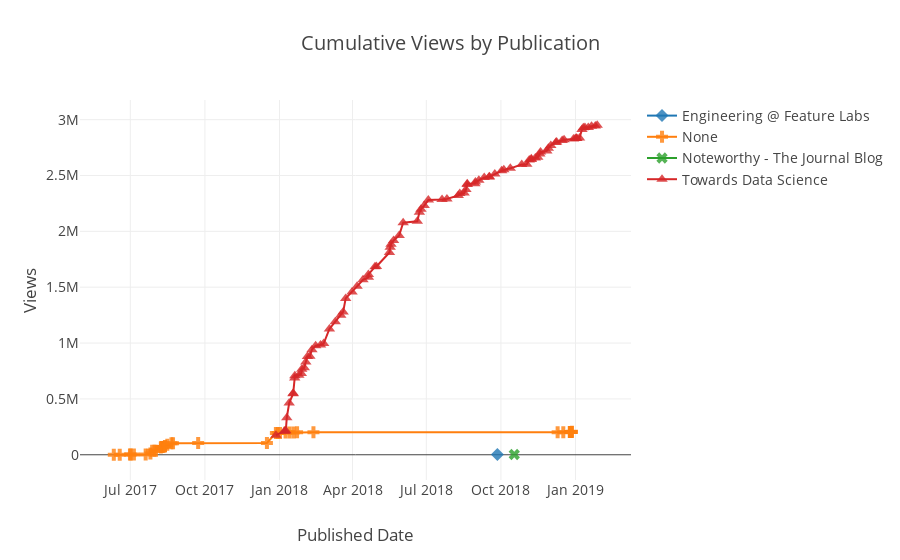

This figure's notebook cell:
### Code cell
# Where my user base is growing most?
figure = make_cum_plot(df, y='views', category='publication')
iplot(figure)

### Figure 1 — Plotly figure (JSON) as saved in the notebook; plotly's stock layout.template omitted (floating-point values rounded to 4 significant figures)
{"data": [{"marker": {"opacity": 0.8, "size": 10, "symbol": 2}, "mode": "lines+markers", "name": "Engineering @ Feature Labs", "text": ["Featuretools on Spark"], "type": "scatter", "uid": "71cc3b3b-7046-42da-a4ef-44ab5dfdc4c8", "x": ["2018-09-26 13:41:00"], "y": [3092]}, {"marker": {"opacity": 0.8, "size": 10, "symbol": 3}, "mode": "lines+markers", "name": "None", "text": ["Screw the Environment, but Consider Your Wallet", "The Vanquishing of War, Plague and Famine", "Capstone Project: Mercedes-Benz Greener Manufacturing Competition", "Home of the Scared", "The Triumph of Peace", "NASA Internship Report", "Deep Neural Network Classifier", "Object Recognition with Google’s Convolutional Neural Networks", "Make an Effort, Not an Excuse", "The Ascent of Humanity", "Facial Recognition Using Google’s Convolutional Neural Network", "Exploratory Data Analysis with R", "Exploratory Data Analysis with R (No Code)", "The Technology Frontier", "Data Analysis with Python", "Data Wrangling with Python and SQLite", "Controlling your Location in Google Chrome", "Machine Learning with Python on the Enron Dataset", "The Worst They Can Say is No", "Artificial Intelligence Part 1: Search", "The Case for Criticism", "Random Forest Simple Explanation", "Complete Books of 2017", "Top Books of 2017", "The Simple Science of Global Warming", "The Failures of Common Sense", "The Perils of Rare Events", "Real Life Superpowers", "Slow Tech: Take Back Your Mind", "Please Steal My Articles", "Stop Regretting the Present", "On Blame", "What I learned in 2018", "Data Science for Virtual Energy Audits", "Virtual Building Energy Audits — Preliminary Report", "Building Energy Data Analysis Part Four", "Building Energy Data Analysis Part Two", "Building Energy Data Analysis Part Three", "Building Energy Data Analysis Part One", "Books of 2018 Notes", "Books of 2018"], "type": "scatter", "uid": "db962030-4477-4413-8e75-303c6a867fb9", "x": ["2017-06-10 14:25:00", "2017-06-17 22:02:00", "2017-06-30 12:55:00", "2017-07-01 09:08:00", "2017-07-05 08:51:00", "2017-07-19 21:09:00", "2017-07-25 17:54:00", "2017-07-27 21:17:00", "2017-07-30 17:50:00", "2017-08-01 14:21:00", "2017-08-07 14:24:00", "2017-08-08 12:58:00", "2017-08-08 12:58:00", "2017-08-10 19:58:00", "2017-08-12 15:17:00", "2017-08-12 17:03:00", "2017-08-15 14:02:00", "2017-08-20 17:06:00", "2017-08-22 15:09:00", "2017-09-22 15:04:00", "2017-12-16 10:20:00", "2017-12-27 11:22:00", "2017-12-29 18:51:00", "2018-01-01 13:45:00", "2018-01-08 09:45:00", "2018-01-13 09:51:00", "2018-01-18 08:55:00", "2018-01-22 14:22:00", "2018-02-11 18:57:00", "2018-12-09 21:16:00", "2018-12-16 21:03:00", "2018-12-24 20:23:00", "2018-12-25 15:28:00", "2018-12-25 21:22:00", "2018-12-25 21:24:00", "2018-12-25 21:25:00", "2018-12-25 21:26:00", "2018-12-25 21:26:00", "2018-12-25 21:27:00", "2018-12-27 08:00:00", "2018-12-27 12:31:00"], "y": [166, 349, 1470, 1523, 1583, 1899, 11690, 35915, 36054, 36123, 64703, 68922, 69067, 69125, 74755, 79581, 89378, 102833, 102969, 105255, 105293, 194839, 195008, 195332, 198976, 199134, 199243, 200969, 201202, 202099, 202514, 202770, 203772, 203998, 204001, 204108, 204135, 204220, 204359, 204396, 205786]}, {"marker": {"opacity": 0.8, "size": 10, "symbol": 4}, "mode": "lines+markers", "name": "Noteworthy - The Journal Blog", "text": ["The Power of I Don’t Know"], "type": "scatter", "uid": "ed78736b-2076-4274-9eed-711432928e3c", "x": ["2018-10-17 10:26:00"], "y": [2164]}, {"marker": {"opacity": 0.8, "size": 10, "symbol": 5}, "mode": "lines+markers", "name": "Towards Data Science", "text": ["Random Forest in Python", "Improving the Random Forest in Python Part 1", "Data Science: A Personal Application", "A Theory of Prediction", "Hyperparameter Tuning the Random Forest in Python", "Time Series Analysis in Python: An Introduction", "Stock Analysis in Python", "A Review of the Coursera Machine Learning Specialization", "Stock Prediction in Python", "Correlation vs. Causation: An Example", "Learn By Sharing", "Overfitting vs. Underfitting: A Conceptual Explanation", "Overfitting vs. Underfitting: A Complete Example", "How to Master New Skills", "Statistical Significance Explained", "Python is the Perfect Tool for any Problem", "The Misleading Effect of Noise: The Multiple Comparisons Problem", "Markov Chain Monte Carlo in Python", "Bayes’ Rule Applied", "Data Visualization Hackathon Style", "Unintended Consequences and Goodhart’s Law", "Beyond Accuracy: Precision and Recall", "Controlling the Web with Python", "Data Visualization with Bokeh in Python, Part I: Getting Started", "Data Visualization with Bokeh in Python, Part II: Interactions", "Histograms and Density Plots in Python", "Data Visualization with Bokeh in Python, Part III: Making a Complete Dashboard", "Visualizing Data with Pairs Plots in Python", "Introduction to Bayesian Linear Regression", "Bayesian Linear Regression in Python: Using Machine Learning to Predict Student Grades Part 1", "Bayesian Linear Regression in Python: Using Machine Learning to Predict Student Grades Part 2", "Web Scraping, Regular Expressions, and Data Visualization: Doing it all in Python", "If your files are saved only on your laptop they might as well not exist!", "A Complete Machine Learning Project Walk-Through in Python: Part One", "A Complete Machine Learning Walk-Through in Python: Part Two", "A Complete Machine Learning Walk-Through in Python: Part Three", "Automated Machine Learning on the Cloud in Python", "Machine Learning Kaggle Competition Part One: Getting Started", "Automated Feature Engineering in Python", "Machine Learning Kaggle Competition Part Two: Improving", "A Feature Selection Tool for Machine Learning in Python", "A Conceptual Explanation of Bayesian Hyperparameter Optimization for Machine Learning", "An Introductory Example of Bayesian Optimization in Python with Hyperopt", "Automated Machine Learning Hyperparameter Tuning in Python", "Machine Learning Kaggle Competition: Part Three Optimization", "How to get the right data? Trying asking for it.", "Why Automated Feature Engineering Will Change the Way You Do Machine Learning", "The most important part of a data science project is writing a blog post", "Parallelizing Feature Engineering with Dask", "How to Visualize a Decision Tree from a Random Forest in Python using Scikit-Learn", "A “Data Science for Good“ Machine Learning Project Walk-Through in Python: Part One", "A “Data Science for Good” Machine Learning Project Walk-Through in Python: Part Two", "How to Put Fully Interactive, Runnable Code in a Medium Post", "An Implementation and Explanation of the Random Forest in Python", "Practical Advice for Data Science Writing", "Another Machine Learning Walk-Through and a Challenge", "Five Minutes to Your Own Website", "Converting Medium Posts to Markdown for Your Blog", "Wikipedia Data Science: Working with the World’s Largest Encyclopedia", "Neural Network Embeddings Explained", "Building a Recommendation System Using Neural Network Embeddings", "Simpson’s Paradox: How to Prove Opposite Arguments with the Same Data", "My Weaknesses as a Data Scientist", "Overcome Your Biases with Data", "Recurrent Neural Networks by Example in Python", "Prediction Engineering: How to Set Up Your Machine Learning Problem", "How to Create Value with Machine Learning", "Feature Engineering: What Powers Machine Learning", "Modeling: Teaching a Machine Learning Algorithm to Deliver Business Value", "Deploying a Keras Deep Learning Model as a Web Application in Python", "Deploying a Python Web App on AWS", "Transfer Learning with Convolutional Neural Networks in PyTorch", "Estimating Probabilities with Bayesian Modeling in Python", "Python and Slack: A Natural Match", "Jupyter Notebook Extensions", "How to Write a Jupyter Notebook Extension", "Introduction to Interactive Time Series Visualizations with Plotly in Python", "Docker for Data Science Without the Hassle", "The Copernican Principle and How to Use Statistics to Figure Out How Long Anything Will Last", "Data Science with Medium Story Stats in Python", "Announcing the Reality Project", "The Disappearing Poor", "Has Global Violence Declined? A Look at the Data", "The Next Level of Data Visualization in Python", "A Non-Technical Reading List for Data Science", "The Reality of Global Nuclear Weapons and How Russian Nukes Turned On Your Lights", "The Myth of Us vs Them", "The Poisson Distribution and Poisson Process Explained", "A Great Public Health Conspiracy?", "Interactive Controls in Jupyter Notebooks"], "type": "scatter", "uid": "3742b060-2ffa-4395-a0e0-bb46be179a9f", "x": ["2017-12-27 11:20:00", "2018-01-06 20:15:00", "2018-01-07 20:37:00", "2018-01-08 16:58:00", "2018-01-09 21:49:00", "2018-01-12 20:48:00", "2018-01-17 15:24:00", "2018-01-17 19:42:00", "2018-01-19 15:30:00", "2018-01-19 20:16:00", "2018-01-24 18:27:00", "2018-01-27 20:17:00", "2018-01-28 08:40:00", "2018-01-31 11:41:00", "2018-02-02 09:26:00", "2018-02-04 09:12:00", "2018-02-07 09:09:00", "2018-02-09 22:29:00", "2018-02-14 11:27:00", "2018-02-20 12:49:00", "2018-02-24 09:33:00", "2018-03-03 11:10:00", "2018-03-10 16:16:00", "2018-03-17 10:29:00", "2018-03-20 09:47:00", "2018-03-23 12:44:00", "2018-03-31 08:36:00", "2018-04-06 14:12:00", "2018-04-13 20:38:00", "2018-04-20 13:31:00", "2018-04-20 13:34:00", "2018-04-28 15:27:00", "2018-04-30 11:04:00", "2018-05-16 12:33:00", "2018-05-17 09:34:00", "2018-05-18 09:48:00", "2018-05-21 14:16:00", "2018-05-28 11:39:00", "2018-06-02 10:01:00", "2018-06-19 20:35:00", "2018-06-22 10:12:00", "2018-06-24 08:26:00", "2018-06-28 08:33:00", "2018-07-03 11:04:00", "2018-07-20 08:57:00", "2018-07-26 09:35:00", "2018-08-09 09:04:00", "2018-08-11 05:53:00", "2018-08-16 14:43:00", "2018-08-18 19:49:00", "2018-08-20 09:48:00", "2018-08-20 09:51:00", "2018-08-29 19:08:00", "2018-08-30 12:44:00", "2018-09-03 17:27:00", "2018-09-10 09:26:00", "2018-09-16 10:31:00", "2018-09-16 17:55:00", "2018-09-23 10:26:00", "2018-10-01 21:04:00", "2018-10-04 13:10:00", "2018-10-12 12:31:00", "2018-10-26 15:32:00", "2018-11-01 20:44:00", "2018-11-04 21:30:00", "2018-11-07 10:14:00", "2018-11-07 10:17:00", "2018-11-12 09:00:00", "2018-11-15 08:35:00", "2018-11-17 21:54:00", "2018-11-18 19:57:00", "2018-11-26 13:25:00", "2018-11-28 10:23:00", "2018-12-01 11:50:00", "2018-12-07 16:16:00", "2018-12-08 14:41:00", "2018-12-15 12:39:00", "2018-12-17 20:04:00", "2018-12-29 11:36:00", "2018-12-31 17:53:00", "2019-01-02 08:15:00", "2019-01-02 09:29:00", "2019-01-05 21:04:00", "2019-01-08 22:09:00", "2019-01-10 15:14:00", "2019-01-12 13:33:00", "2019-01-16 16:44:00", "2019-01-20 16:28:00", "2019-01-25 08:30:00", "2019-01-27 16:23:00"], "y": [175724, 210467, 213295, 215788, 331851, 463119, 545236, 550457, 686200, 706961, 711153, 728376, 764677, 780075, 831387, 879603, 882771, 941114, 976827, 981822, 995506, 1126093, 1191855, 1248257, 1279138, 1399694, 1456599, 1507533, 1566545, 1588611, 1614028, 1682643, 1685026, 1810664, 1857136, 1884752, 1918636, 1962462, 2078100, 2089421, 2170773, 2197906, 2230869, 2280208, 2285796, 2290605, 2320523, 2338951, 2343265, 2374496, 2419148, 2425567, 2427271, 2442137, 2457164, 2482219, 2486015, 2487974, 2512613, 2542821, 2550641, 2564214, 2598114, 2601479, 2637851, 2643289, 2649907, 2655729, 2664177, 2693062, 2709412, 2719716, 2743681, 2767550, 2794713, 2800753, 2814311, 2821172, 2826591, 2830501, 2831471, 2834318, 2835856, 2911529, 2927474, 2928876, 2929931, 2941683, 2942334, 2949866]}], "layout": {"font": {"size": 14}, "title": {"text": "Cumulative Views by Publication"}, "xaxis": {"title": {"text": "Published Date"}, "type": "date"}, "yaxis": {"title": {"text": "Views"}}}}
